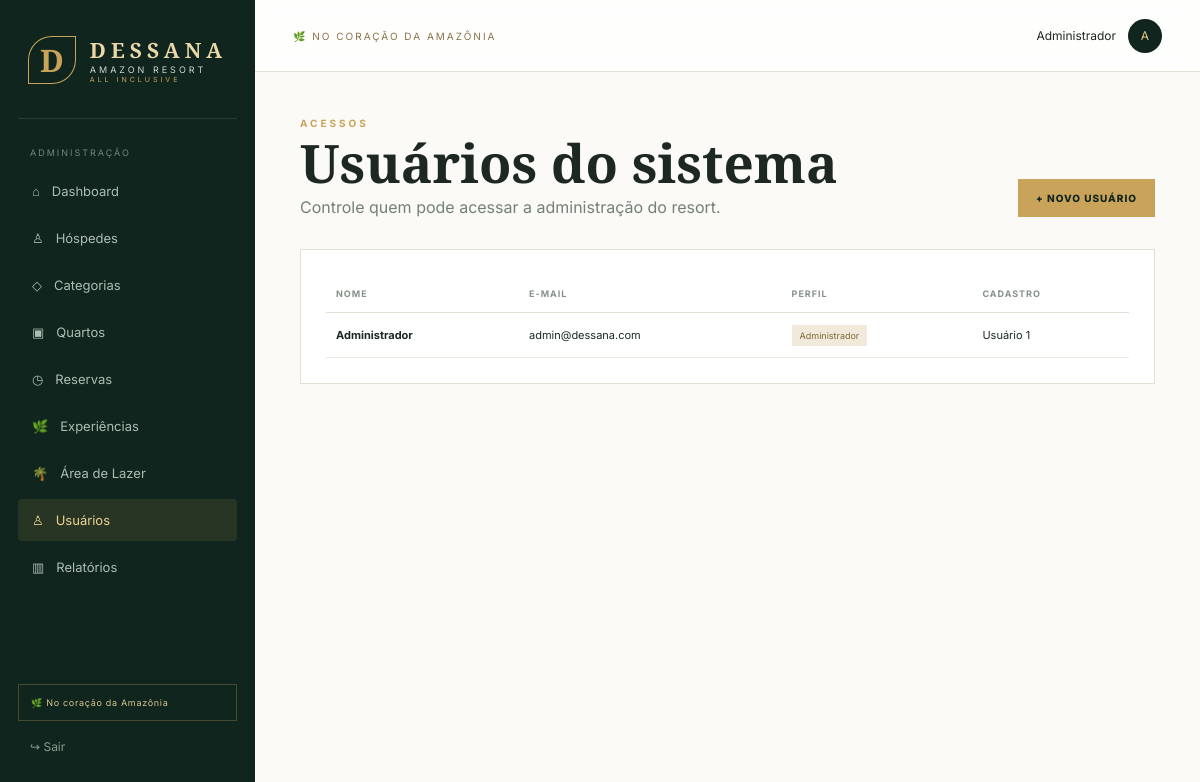
/usuarios (signed in), run on the app's committed database.
### tables this page shows
CREATE TABLE usuarios (
    id INTEGER PRIMARY KEY AUTOINCREMENT,
    nome TEXT NOT NULL,
    email TEXT NOT NULL UNIQUE,
    senha TEXT NOT NULL,
    perfil TEXT NOT NULL DEFAULT 'Funcionário',
    criado_em TEXT NOT NULL DEFAULT CURRENT_TIMESTAMP
);

### app.py (the view)
@app.route("/usuarios")
@admin_required
def usuarios():
    conn = get_db()
    rows = conn.execute("SELECT id, nome, email, perfil FROM usuarios ORDER BY id DESC").fetchall()
    conn.close()
    return render_template("usuarios.html", usuarios=rows)

### app.py (called while the page is built)
def get_db():
    conn = sqlite3.connect(DB_PATH)
    conn.row_factory = sqlite3.Row
    conn.execute("PRAGMA foreign_keys = ON")
    return conn

def admin_required(view):
    @wraps(view)
    def wrapped(*args, **kwargs):
        if "user_id" not in session or session.get("tipo") != "admin":
            return redirect(url_for("login"))
        return view(*args, **kwargs)
    return wrapped

### templates/usuarios.html (shortened to what this page needs)
{% extends "base.html" %}
{% block content %}
<div class="page-heading"><div><div class="eyebrow">ACESSOS</div><h1>Usuários do sistema</h1><p>Controle quem pode acessar a administração do resort.</p></div><button class="primary-btn small" onclick="openModal('modal-usuario')">+ NOVO USUÁRIO</button></div>
<div class="panel"><div class="table-wrap"><table><thead><tr><th>Nome</th><th>E-mail</th><th>Perfil</th><th>Cadastro</th></tr></thead><tbody>{% for u in usuarios %}<tr><td><b>{{ u.nome }}</b></td><td>{{ u.email }}</td><td><span class="role">{{ u.perfil }}</span></td><td>Usuário {{ u.id }}</td></tr>{% endfor %}</tbody></table></div></div>
{% endblock %}

### static/css/style.css (style rules this page uses)
:root { --forest:#10251d;--forest2:#17372b;--gold:#c9a35a;--gold2:#e3c987;--cream:#f6f1e7; --paper:#fbfaf7;--ink:#1d2822;--muted:#738078;--line:#e4e0d6;--white:#fff;--danger:#a94b46; }
* { box-sizing:border-box }
body { margin:0;background:var(--paper);color:var(--ink);font-family:Inter,Arial,sans-serif }
button,input,select,textarea { font:inherit }
.eyebrow { color:var(--gold);font-size:10px;font-weight:700;letter-spacing:3px }
.gold-btn,.primary-btn { background:var(--gold);border:0;color:var(--forest);font-weight:800;letter-spacing:1px;padding:16px 22px;display:inline-flex;gap:25px;align-items:center;cursor:pointer }
.page-heading { display:flex;align-items:flex-end;justify-content:space-between;margin-bottom:32px }
.page-heading h1 { font:600 53px/.9 "Cormorant Garamond";margin:10px 0 }
.page-heading p { color:var(--muted);margin:0 }
.primary-btn.small { padding:13px 18px;font-size:10px }
.panel { background:#fff;border:1px solid var(--line);padding:25px }
.table-wrap { overflow:auto }
table { width:100%;border-collapse:collapse;font-size:11px }
th { text-align:left;color:#87918a;font-size:9px;text-transform:uppercase;letter-spacing:1px;padding:13px 10px;border-bottom:1px solid var(--line) }
td { padding:15px 10px;border-bottom:1px solid #eeeae1;white-space:nowrap }
.role { background:#f1eadb;color:#806638;padding:5px 8px;font-size:9px }

### data on the page
usuarios: nome "Administrador", email "admin@dessana.com", perfil "Administrador", id "1"

### other printed values
{{ session.get('user_name') }} "Administrador"
{{ session.get('user_name','A')[0] }} "A"
